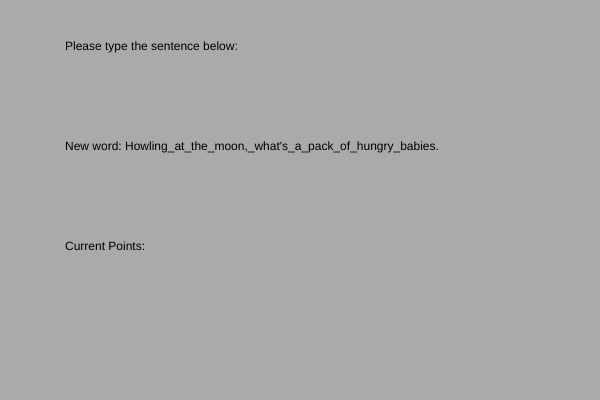
Frame 1 (no input)
Frame 60 (no input): identical to frame 1, image omitted
Frame 120 (the mouse pressed at the canvas centre since frame 60): identical to frame 1, image omitted

The p5.js sketch that drew this single still picture (run headless with seeded random() and noise() and a simulated clock; from frame 60 on, the mouse is pressed at the canvas centre):

// p5.js sketch
// ── sketch.js
const STRINGONE = "Born_alone,_die_alone;_no_crew_to_keep_my_crown_or_throne.";
const STRINGTWO = "Cupid's_too_busy_in_the_club._At _the _bar _Rolling _Up.";
const STRINGTHREE = "Your_time_will_come_if_you_wait_for_it,_if_you_wait_for_it.";
const STRINGFOUR = "Howling_at_the_moon,_what's_a_pack_of_hungry_babies."
const STRINGFIVE =  "I_really_think_the_War_on_Terror_is_a_bunch_of_bullshit."
const DIRECTIONS = "Please type the sentence below:"
const POINTS = "Current Points: "

function setup() {
    createCanvas(600, 400);
    background(170);
    text(DIRECTIONS, 65, 50);
    text(POINTS, 65, 250);
    
    
}

function chooseString() {
    var rand = random(1,6);
    if (rand < 2) {
        return STRINGONE;
    } else if (rand < 3 && rand >=2) {
        return STRINGTWO;
        } else if (rand < 4 && rand >= 3) {
            return STRINGTHREE;
            } else if (rand < 5 && rand >= 4) {
                return STRINGFOUR;
                } else {
                    return STRINGFIVE;
                    }
}

function setNumber(str) {
    if (str == STRINGONE) {
        return 1;
    } else if (str == STRINGTWO) {
        return 2;
    } else if (str == STRINGTHREE) {
        return 3;
    } else if (str == STRINGFOUR) {
        return 4;
    } else { 
       return 5; 
    }

}

var answer = "";
var prompt;
var restart = true;
var Num = 0;

function draw() {
    if (restart == true) {
        var str = chooseString();
        Num = setNumber(str);
        restart = false;
        prompt = text("New word: " + str, 65, 150);
    }
  
    
    if (answer[answer.length-1] == "$") {
        var bool = StringChecker(answer, Num);
        if (bool == true) {
            restart = true;
            answer = "";
            console.log("Good Job.");
        } else {
            answer = "";
            console.log("Nice Try. Your answer has been cleared. Try Again");
        }
    } 
}

function keyTyped() {
    if (key === '*') {
        console.log("Here is what your answer looks like " + answer);
    } else if (key === "@") {
        answer = "";
        console.log("Your answer has been deleted. Proof:" + answer + ".");
    } else {
        answer = answer + key;
    }  
}

function keyPressed() {
    if (keyCode === ENTER) {
        answer = answer + "$";
    }
}


// A number must be inputted.
function ScoreUpdater(num) {
    num = num + 10;
    return POINTS + num.toString();
}




// Works with this program.
function StringChecker(str, number) {
    if (number == 1) {
        if (str == STRINGONE) {
            return true;
        } else {
            return false;
        }

    } else if (number == 2) {
        if (str == STRINGTWO) {
            return true;
        } else {
            return false;
        }

      } else if (number == 3) {
           if (str == STRINGTHREE) {
                return true;
            } else {
                return false;
            }

        } else if (number == 4) {
             if (str == STRINGFOUR) {
                return true;
            } else {
                return false;
            }
          } else {
                if (str == STRINGFIVE) {
                    return true;
                } else {
                    return false;
                }
            }
}

// ── SpeedTyper.html
<html>

    <head>
        <script src = "p5.js"></script>
        <script src = "sketch.js"></script>
    </head>

    <body>

    </body>

    </html>
